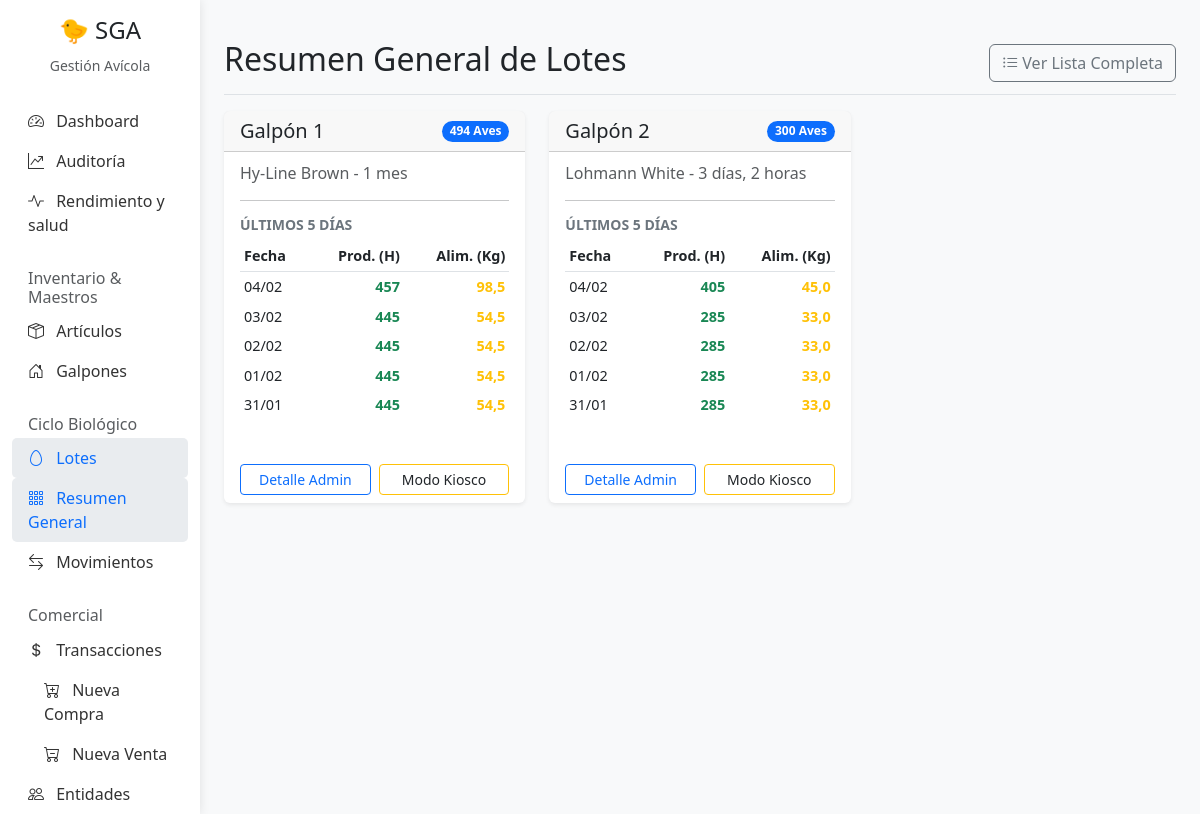
Page /lotes/resumen/ on the committed database.
### Gestion/models.py (models this page shows, shortened)
class Lote(models.Model):
    id_lote = models.AutoField(primary_key=True)
    galpon = models.ForeignKey(Galpon, on_delete=models.CASCADE)
    raza = models.CharField(max_length=100)
    fecha_inicio = models.DateField(default=timezone.now)
    aves_iniciales = models.IntegerField()
    aves_actuales = models.IntegerField(editable=False) # Updated by signal
    estado = models.BooleanField(default=True) # Active=True, Closed=False
    fecha_proxima_vacuna = models.DateField(null=True, blank=True)

class Galpon(models.Model):
    id_galpon = models.AutoField(primary_key=True)
    nombre = models.CharField(max_length=100)
    capacidad_max = models.IntegerField()

### Gestion/views.py (the view)
# urls.py: path('lotes/resumen/', views.lote_overview, name='lote-overview'),
def lote_overview(request):
    lotes = Lote.objects.filter(estado=True).order_by('galpon__nombre')
    today = timezone.localdate()
    dates = [today - timezone.timedelta(days=i) for i in range(5)]
    lote_data = []
    for lote in lotes:
        daily_stats = []
        for d in dates:
            movs = MovimientoInterno.objects.filter(lote=lote, fecha__date=d)
            produccion = movs.filter(tipo_movimiento=TipoMovimiento.PRODUCCION).aggregate(total=Sum('cantidad'))['total'] or 0
            consumo = movs.filter(tipo_movimiento=TipoMovimiento.CONSUMO).aggregate(total=Sum('cantidad'))['total'] or 0
            daily_stats.append({
                'date': d,
                'produccion': produccion,
                'consumo': consumo
            })
        lote_data.append({
            'lote': lote,
            'stats': daily_stats
        })
    return render(request, 'Gestion/lote_overview.html', {'lote_data': lote_data})

### Gestion/templates/Gestion/lote_overview.html (shortened to what this page needs)
{% extends 'Gestion/base.html' %}
{% block content %}
<div class="d-flex justify-content-between flex-wrap flex-md-nowrap align-items-center pt-3 pb-2 mb-3 border-bottom">
    <h1 class="h2">Resumen General de Lotes</h1>
    <div class="btn-toolbar mb-2 mb-md-0">
        <a href="{% url 'lote-list' %}" class="btn btn-outline-secondary">
            <i class="bi bi-list-ul"></i> Ver Lista Completa
        </a>
    </div>
</div>
<div class="row">
    {% for item in lote_data %}
    <div class="col-md-6 col-xl-4 mb-4">
        <div class="card h-100 shadow-sm">
            <div class="card-header d-flex justify-content-between align-items-center">
                <h5 class="mb-0">{{ item.lote.galpon.nombre }}</h5>
                <span class="badge bg-primary rounded-pill">{{ item.lote.aves_actuales }} Aves</span>
            </div>
            <div class="card-body">
                <h6 class="card-subtitle mb-2 text-muted">{{ item.lote.raza }} - {{ item.lote.fecha_inicio|timesince }}
                </h6>
                <hr>
                <h6 class="text-secondary small text-uppercase fw-bold">Últimos 5 Días</h6>
                <div class="table-responsive">
                    <table class="table table-sm table-borderless table-hover mb-0" style="font-size: 0.9em;">
                        <thead>
                            <tr class="text-muted border-bottom">
                                <th>Fecha</th>
                                <th class="text-end">Prod. (H)</th>
                                <th class="text-end">Alim. (Kg)</th>
                            </tr>
                        </thead>
                        <tbody>
                            {% for stat in item.stats %}
                            <tr>
                                <td>{{ stat.date|date:"d/m" }}</td>
                                <td
                                    class="text-end {% if stat.produccion > 0 %}text-success fw-bold{% else %}text-muted{% endif %}">
                                    {{ stat.produccion  }}
                                </td>
                                <td
                                    class="text-end {% if stat.consumo > 0 %}text-warning fw-bold{% else %}text-muted{% endif %}">
                                    {{ stat.consumo|floatformat:1  }}
                                </td>
                            </tr>
                            {% endfor %}
                        </tbody>
                    </table>
                </div>
            </div>
            <div class="card-footer bg-transparent border-top-0 d-flex justify-content-between">
                <a href="{% url 'lote-detail' item.lote.pk %}" class="btn btn-sm btn-outline-primary w-100 me-1">Detalle
                    Admin</a>
                <a href="{% url 'kiosco-menu' item.lote.pk %}"
                    class="btn btn-sm btn-outline-warning text-dark w-100 ms-1">Modo Kiosco</a>
            </div>
        </div>
    </div>
    {% endfor %}
</div>
{% endblock %}

### Gestion/templates/Gestion/base.html (style rules this page uses)
body { background-color: #f8f9fa; }
.card { border: none; box-shadow: 0 2px 4px rgba(0, 0, 0, 0.05); margin-bottom: 20px; }

### rows in the picture
Lote: lote.galpon.nombre "Galpón 1", lote.aves_actuales "494", lote.raza "Hy-Line Brown", lote.fecha_inicio "1 mes", date "04/02" "03/02" "02/02" "01/02" "31/01", produccion "457" "445" "445" "445" "445", consumo "98,5" "54,5" "54,5" "54,5" "54,5"
Lote: lote.galpon.nombre "Galpón 2", lote.aves_actuales "300", lote.raza "Lohmann White", lote.fecha_inicio "3 días, 2 horas", date "04/02" "03/02" "02/02" "01/02" "31/01", produccion "405" "285" "285" "285" "285", consumo "45,0" "33,0" "33,0" "33,0" "33,0"
